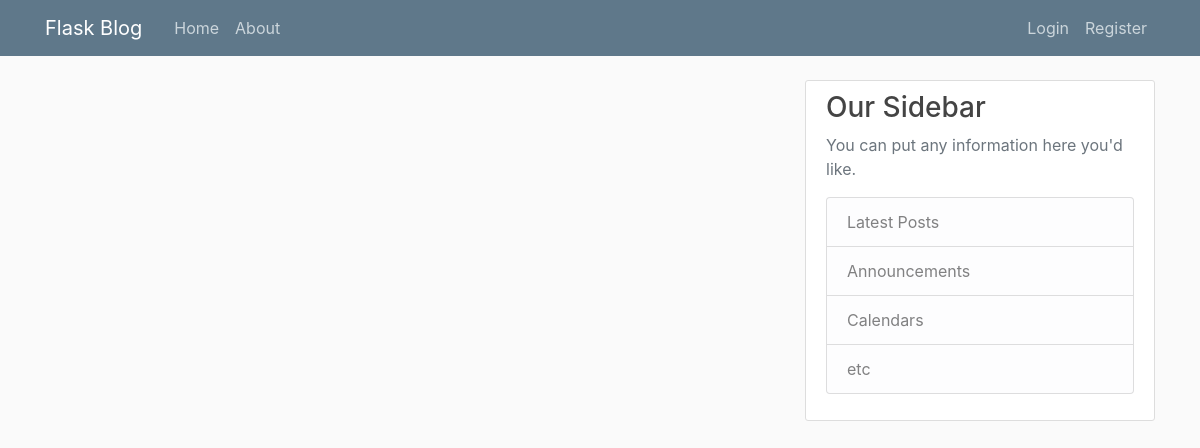
The app's page /home, older data.
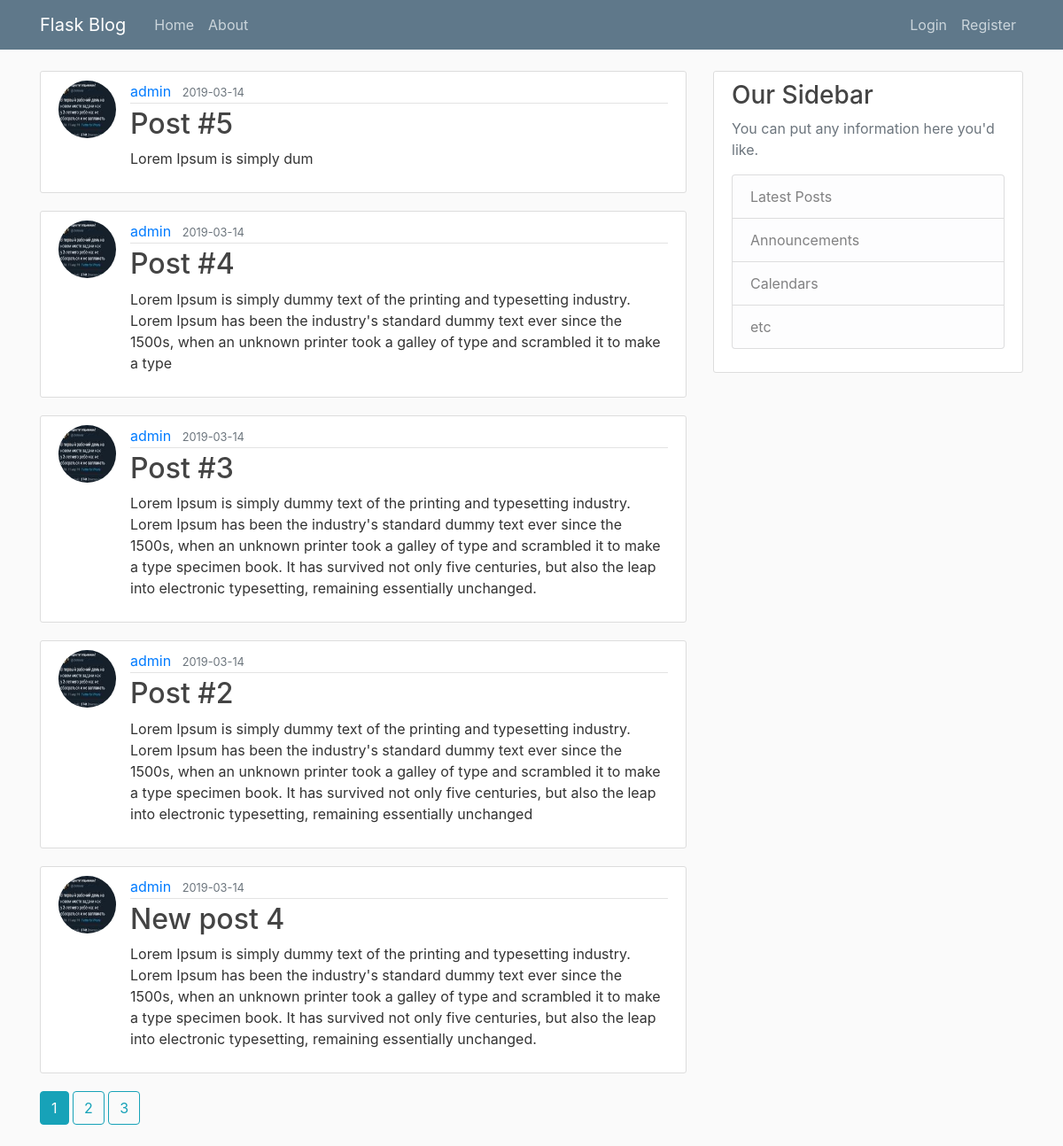
The same page, newer data.
### flaskblog/models.py (models this page shows, shortened)
class Post(db.Model):
    id = db.Column(db.Integer, primary_key=True)
    title = db.Column(db.String(100), nullable=False)
    date_posted = db.Column(db.DateTime, nullable=False, default=datetime.utcnow)
    content = db.Column(db.Text, nullable=False)
    user_id = db.Column(db.Integer, db.ForeignKey('user.id'), nullable=False)

class User(db.Model, UserMixin):
    id = db.Column(db.Integer, primary_key=True)
    username = db.Column(db.String(20), unique=True, nullable=False)
    email = db.Column(db.String(120), unique=True, nullable=False)
    image_file = db.Column(db.String(20), nullable=False, default='default.jpg')
    password = db.Column(db.String(60), nullable=False)
    posts = db.relationship('Post', backref='author', lazy=True)

### flaskblog/main/routes.py (the view)
@main.route('/')
@main.route('/home')
def home():
	page = request.args.get('page', 1, type = int)
	posts = Post.query.order_by(Post.date_posted.desc()).paginate(page = page, per_page = 5)
	return render_template('home.html', posts = posts)

### flaskblog/templates/home.html
{% extends 'layout.html' %}
{% block content %}
	{% for post in posts.items %}
		<article class="media content-section">
		  <img class = 'rounded-circle article-img' src="{{ url_for('static', filename = 'profile_pics/' + post.author.image_file) }}">
		  <div class="media-body">
		    <div class="article-metadata">
		      <a class="mr-2" href="{{ url_for('users.user_posts', username=post.author.username) }}">{{ post.author.username }}</a>
		      <small class="text-muted">{{ post.date_posted.strftime('%Y-%m-%d') }}</small>
		    </div>
		    <h2><a class="article-title" href="{{ url_for('posts.post', post_id=post.id) }}">{{ post.title }}</a></h2>
		    <p class="article-content">{{ post.content }}</p>
		  </div>
		</article>
	{% endfor %}
	{% for page_num in posts.iter_pages(left_edge=1, right_edge=1, left_current=1, right_current=2) %}
      {% if page_num %}
        {% if posts.page == page_num %}
          <a class="btn btn-info mb-4" href="{{ url_for('main.home', page=page_num) }}">{{ page_num }}</a>
        {% else %}
          <a class="btn btn-outline-info mb-4" href="{{ url_for('main.home', page=page_num) }}">{{ page_num }}</a>
        {% endif %}
      {% else %}
        ...
      {% endif %}
	{% endfor %}
{% endblock %}

### flaskblog/templates/layout.html (shortened to what this page needs)
<!DOCTYPE html>
<html>
<head>
    <link rel="stylesheet" href="https://maxcdn.bootstrapcdn.com/bootstrap/4.0.0/css/bootstrap.min.css">
    <link rel="stylesheet"  type = 'text/css' href= '{{ url_for("static", filename = "main.css") }}'>
</head>
<body>
	<header class="site-header">
	  <nav class="navbar navbar-expand-md navbar-dark bg-steel fixed-top">
	    <div class="container">
	      <a class="navbar-brand mr-4" href="/">Flask Blog</a>
	      <div class="collapse navbar-collapse" id="navbarToggle">
	        <div class="navbar-nav mr-auto">
	          <a class="nav-item nav-link" href="{{ url_for('main.home') }}">Home</a>
	          <a class="nav-item nav-link" href="{{ url_for('main.about') }}">About</a>
	        </div>
	        <div class="navbar-nav">
	        	{% if current_user.is_authenticated %}
	        		<a class="nav-item nav-link" href="{{ url_for('posts.new_post') }}">New Post</a>
	        		<a class="nav-item nav-link" href="{{ url_for('users.account') }}">Account</a>
	        		<a class="nav-item nav-link" href="{{ url_for('users.logout') }}">Logout</a>
	        	{% else %}
	        		<a class="nav-item nav-link" href="{{ url_for('users.login') }}">Login</a>
	        		<a class="nav-item nav-link" href="{{ url_for('users.register') }}">Register</a>
	        	{% endif %}
	        </div>
	      </div>
	    </div>
	  </nav>
	</header>
	<main role="main" class="container">
	  <div class="row">
	    <div class="col-md-8">
	     	{% block content %}
	    	{% endblock %}
	    </div>
	    <div class="col-md-4">
	      <div class="content-section">
	        <h3>Our Sidebar</h3>
	        <p class='text-muted'>You can put any information here you'd like.
	          <ul class="list-group">
	            <li class="list-group-item list-group-item-light">Latest Posts</li>
	            <li class="list-group-item list-group-item-light">Announcements</li>
	            <li class="list-group-item list-group-item-light">Calendars</li>
	            <li class="list-group-item list-group-item-light">etc</li>
	          </ul>
	        </p>
	      </div>
	    </div>
	  </div>
	</main>
</body>
</html>

### flaskblog/static/main.css (style rules this page uses)
body { background: #fafafa; color: #333333; margin-top: 5rem; }
h1, h2, h3, h4, h5, h6 { color: #444444; }
.bg-steel { background-color: #5f788a; }
.site-header .navbar-nav .nav-link { color: #cbd5db; }
.content-section { background: #ffffff; padding: 10px 20px; border: 1px solid #dddddd; border-radius: 3px; margin-bottom: 20px; }
.article-title { color: #444444; }
.article-content { white-space: pre-line; }
.article-img { height: 65px; width: 65px; margin-right: 16px; }
.article-metadata { padding-bottom: 1px; margin-bottom: 4px; border-bottom: 1px solid #e3e3e3 }

Row changes from the older to the newer data that the page shows:
added Post: image_file (picture), author.username "admin", date_posted "2019-03-14", title "Post #5", content "Lorem Ipsum is simply dum"
added Post: image_file (picture), author.username "admin", date_posted "2019-03-14", title "Post #4", content "Lorem Ipsum is simply dummy text of the printing and typesetting industry. Lorem Ipsum has been the industry's standard dummy text ever since the 1500s, when an unknown printer took a galley of type and scrambled it to make a type"
added Post: image_file (picture), author.username "admin", date_posted "2019-03-14", title "Post #3", content "Lorem Ipsum is simply dummy text of the printing and typesetting industry. Lorem Ipsum has been the industry's standard dummy text ever since the 1500s, when an unknown printer took a galley of type and scrambled it to make a type specimen book. It has survived not only five centuries, but also the leap into electronic typesetting, remaining essentially unchanged."
added Post: image_file (picture), author.username "admin", date_posted "2019-03-14", title "Post #2", content "Lorem Ipsum is simply dummy text of the printing and typesetting industry. Lorem Ipsum has been the industry's standard dummy text ever since the 1500s, when an unknown printer took a galley of type and scrambled it to make a type specimen book. It has survived not only five centuries, but also the leap into electronic typesetting, remaining essentially unchanged"
added Post: image_file (picture), author.username "admin", date_posted "2019-03-14", title "New post 4", content "Lorem Ipsum is simply dummy text of the printing and typesetting industry. Lorem Ipsum has been the industry's standard dummy text ever since the 1500s, when an unknown printer took a galley of type and scrambled it to make a type specimen book. It has survived not only five centuries, but also the leap into electronic typesetting, remaining essentially unchanged."
Text that changed along with them:
new list line: "1"
new list line: "2"
new list line: "3"
